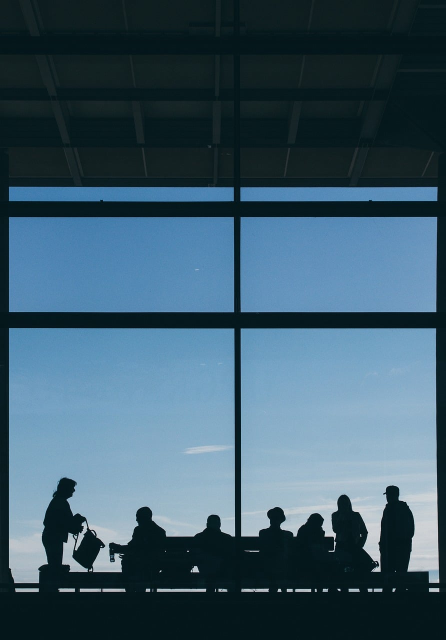
#> input picture episodes/ep001/raw/cut1.jpg, 892 x 1280 px (shown at 1/2 size)
$ python -i render_episode.py   (imports and definitions only)
#> lines starting #> are read from the running program, lines starting #| are printed output that depends on the picture
#> further down, picture is the input picture: PIL image 892x1280 RGB; mean R, G, B 60.5, 89.1, 105.6
"""여행영어 한 편 렌더링: Pixabay 무료 사진 → 반투명 자막 카드 합성(Pillow).

사용법:
  python scripts/render_episode.py episodes/ep001            # 없는 사진만 받아오기 + 전체 합성
  python scripts/render_episode.py episodes/ep001 --force    # 사진 전부 새로 고르기
  python scripts/render_episode.py episodes/ep001 --compose  # 합성만

산출물:
  <ep>/raw/cutN.jpg     Pixabay 원본 사진 (1=표지, 2~5=대화, 6=정리)
  <ep>/credits.json     장별 사진 출처 (작가, 페이지)
  <ep>/final/NN.png     인스타 업로드용 1080x1350
"""
import base64
import glob
import json
import os
import random
import sys
import time
import urllib.error
import urllib.parse
import urllib.request
from datetime import datetime, timezone, timedelta

from PIL import Image, ImageDraw, ImageFilter, ImageFont

W, H = 1080, 1350
NOTO = "/usr/share/fonts/opentype/noto/NotoSansCJK-{}.ttc"
# [1 line not run here, left out]
# [1 line that did not run here, left out]
# [1 line that did not run here, left out]
PIXABAY = "https://pixabay.com/api/"
UA = {"User-Agent": "Mozilla/5.0 (compatible; travel-english-bot/1.0; +https://github.com/kiwase-design/img)"}

ACCENT = (255, 94, 98)      # 여행자(나) 라벨
STAFF = (70, 110, 160)      # 상대방 라벨
INK = (25, 25, 30)
SUB = (95, 95, 105)


def font(weight, size):
    return ImageFont.truetype(NOTO.format(weight), size, index=1)


# ---------- 사진 가져오기 ----------

# [26 lines left out: functions used_photo_ids, search_pixabay, not called in this run]


STOP = {"in", "at", "the", "a", "an", "of", "and", "with", "on", "to", "for"}


# [28 lines left out: functions relevance, download, main_subject_ok, not called in this run]


PEOPLE = {"woman", "women", "girl", "man", "men", "boy", "portrait", "model", "beauty", "fashion",
          "person", "lady", "female", "male", "face", "selfie", "pretty", "young woman"}
GEMINI = "https://generativelanguage.googleapis.com/v1beta/models"


def people_heavy(hit):
    top = [t.strip() for t in hit.get("tags", "").lower().split(",")[:4]]
    return any(t in PEOPLE or t.split()[-1] in PEOPLE for t in top)


PICK_LOG = []


# [60 lines left out: functions get_bytes, gemini_pick, not called in this run]


WOMAN = {"woman", "women", "girl", "lady", "female"}


# [11 lines left out: function woman_score, not called in this run]


TRAVEL = {"travel", "traveler", "traveller", "tourist", "tourism", "trip", "vacation", "holiday", "journey",
          "airport", "hotel", "luggage", "suitcase", "backpack", "city", "street", "station", "flight"}
# 여성이 나오는 패션·뷰티 사진은 오히려 우선 (사용자 요청)
BEAUTY = {"fashion", "model", "makeup", "make-up", "beauty", "beautiful", "pretty", "portrait", "stylish", "elegant"}
# 상황과 안 맞거나 게시하기 부적절한 사진은 제외
OFFTOPIC = {"rock", "office", "workplace", "business", "wedding", "bride",
            "sexy", "lingerie", "bikini", "glamour", "erotic", "nude", "underwear"}


# [11 lines left out: function photo_score, not called in this run]


def tagset(hit):
    tags = [t.strip() for t in hit.get("tags", "").lower().split(",")]
    return tags, {w for t in tags for w in t.split()}


# [41 lines left out: function fetch_photo, not called in this run]


# ---------- 합성 도구 ----------

def fit_cover(img):
    img = img.convert("RGB")
    t = W / H
    w, h = img.size
#> w = 892; h = 1280
    if w / h > t:
        nw = int(h * t)
        img = img.crop(((w - nw) // 2, 0, (w - nw) // 2 + nw, h))
    else:
        nh = int(w / t)
#> nh = 1115
        img = img.crop((0, (h - nh) // 2, w, (h - nh) // 2 + nh))
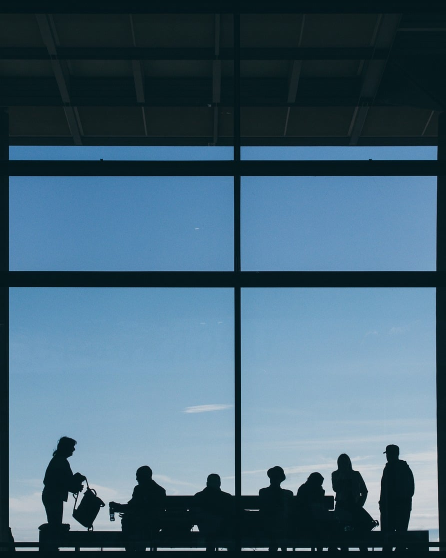
#> img: PIL image 892x1115 RGB (shown at 1/2 size); mean R, G, B 68.3, 98.6, 117.1
    return img.resize((W, H), Image.LANCZOS)
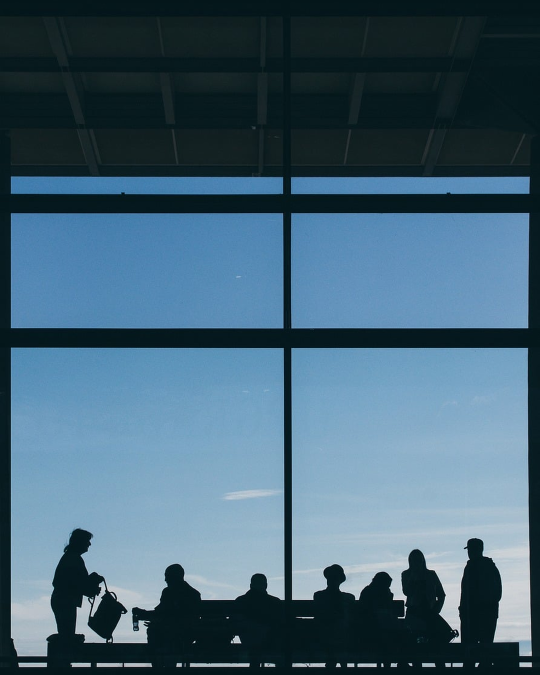
#> returned value: PIL image 1080x1350 RGB (shown at 1/2 size); mean R, G, B 68.3, 98.6, 117.1


# [187 lines left out: functions wrap, text_block, badge, overlay, footer, compose_cover and 3 more, not called in this run]


# [2 lines not run here, left out]

>>> from PIL import Image
>>> picture = Image.open('../episodes/ep001/raw/cut1.jpg')
>>> result = fit_cover(picture)

$ run again, on episodes/ep001/raw/cut6.jpg
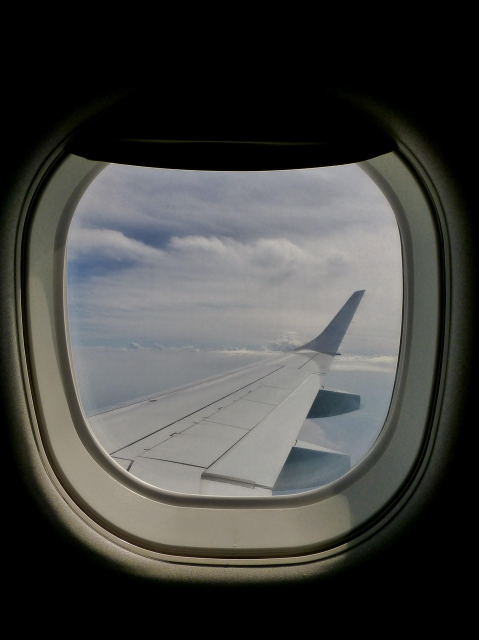
#> input picture episodes/ep001/raw/cut6.jpg, 957 x 1280 px (shown at 1/2 size)
#> picture is the input picture: PIL image 957x1280 RGB; mean R, G, B 67.4, 67.7, 65.2
#> in fit_cover, `img = img.crop((0, (h - nh) // 2, w, (h - nh) // 2 + nh))`:
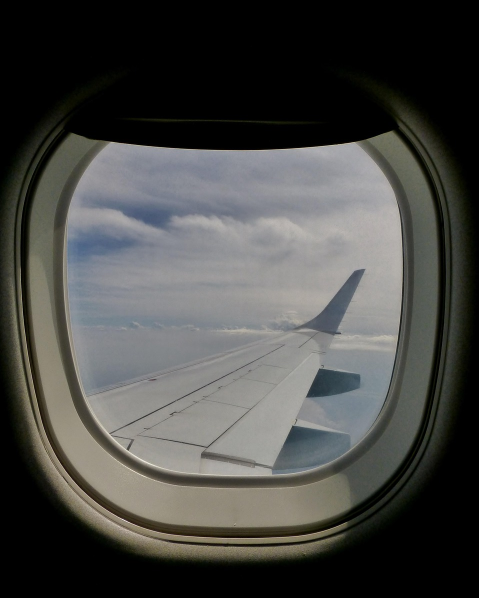
#> img: PIL image 957x1196 RGB (shown at 1/2 size); mean R, G, B 72.2, 72.4, 69.7
